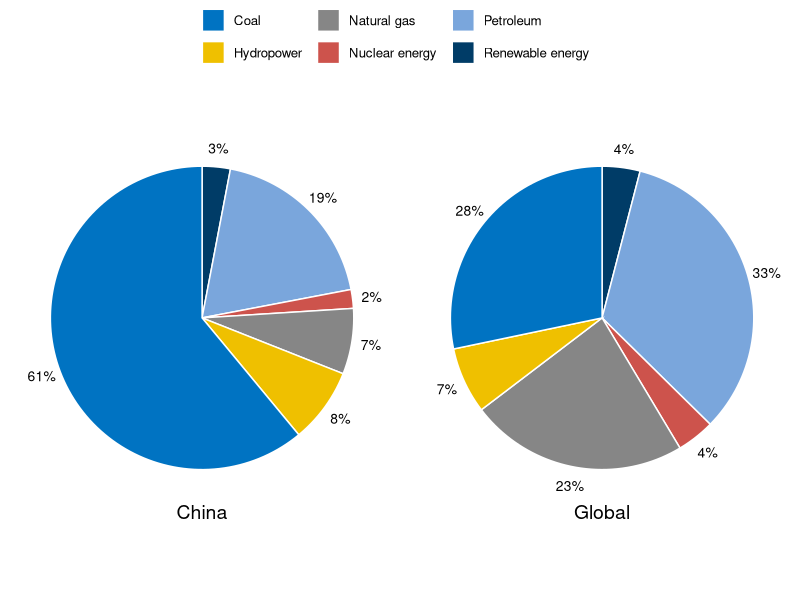

Source code (R):
## ---- chunk 1
library(tidyverse)
library(ggpubr)
library(ggsci)
energyStrucChina <- data.frame("type" = c("Coal", "Petroleum", "Hydropower",
                                          "Natural gas", "Renewable energy",
                                          "Nuclear energy"),
                               "value" = c(61, 19, 8, 7, 3, 2),
                               "label" = c("61%","19%","8%","7%","3%","2%"))
energyStrucGlobal <- data.frame("type" = c("Coal", "Petroleum", "Hydropower",
                                           "Natural gas", "Renewable energy",
                                           "Nuclear energy"),
                                "value" = c(28, 33, 7, 23, 4, 4),
                                "label" = c("28%","33%","7%","23%","4%","4%"))

ggenergyChina <- ggpie(energyStrucChina, 'value', color = "white",
                       fill = 'type', palette = 'jco',
                       label = "label", lab.pos = 'out', caption = "China") + 
  guides(fill = guide_legend(title = NULL)) +
  theme(plot.caption = element_text(size = 14, hjust = 0.5, vjust = 6))


ggenergyGlobal <- ggpie(energyStrucGlobal, 'value', color = "white",
                        fill = 'type', palette = 'jco',
                        label = "label", lab.pos = 'out', caption = "Global") + 
  guides(fill = guide_legend(title = NULL)) +
  theme(plot.caption = element_text(size = 14, hjust = 0.5, vjust = 6))

ggarrange(ggenergyChina, ggenergyGlobal, common.legend = TRUE)
